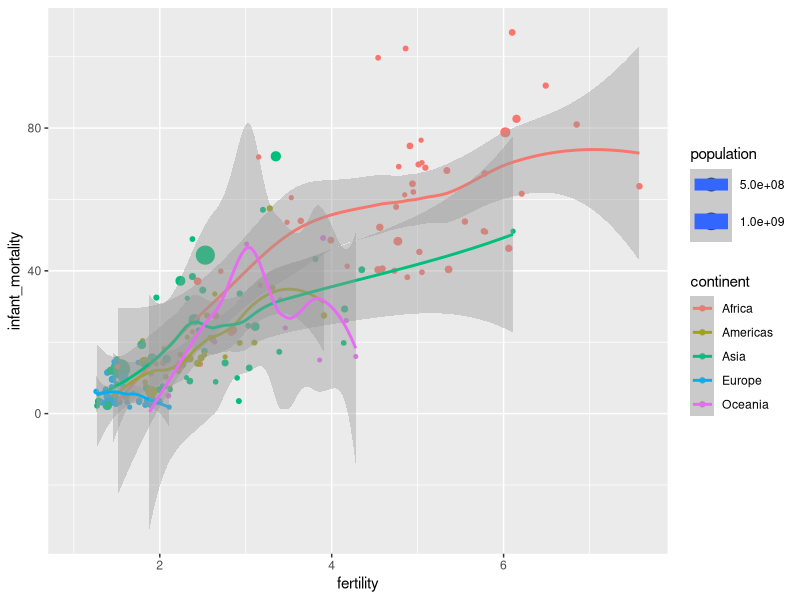
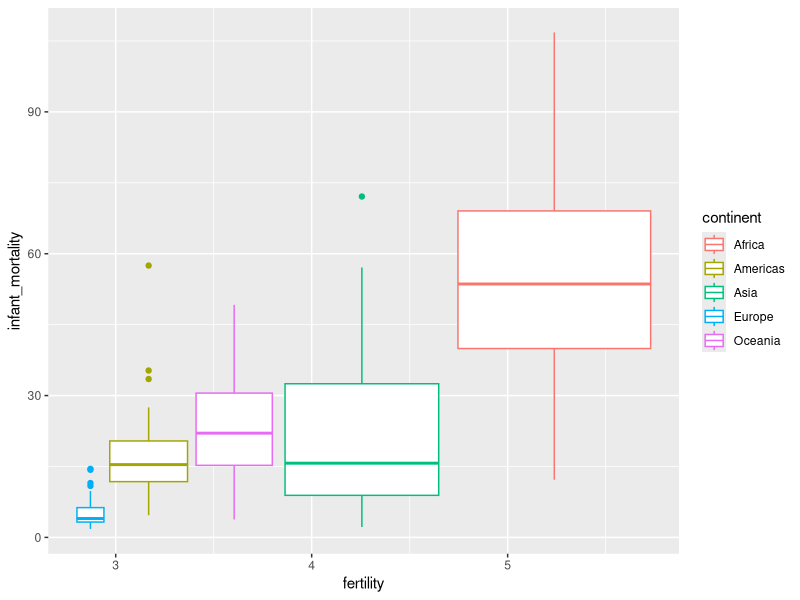

The R source for these figures, in order:
## ---- chunk 1
library(tidyverse)
library(dslabs)
## ---- chunk 2
gap2011 <- gapminder %>% 
  as_tibble() %>% 
  filter(year == 2011)
## ---- chunk 3
gap2011 %>%
  ggplot(aes(x= fertility, y=infant_mortality, size= population, color= continent)) +
  geom_point() +
  geom_smooth()
## ---- chunk 4
gap2011 %>%
  ggplot(aes(x= fertility, y=infant_mortality, size= population, color= continent)) +
  geom_boxplot()
